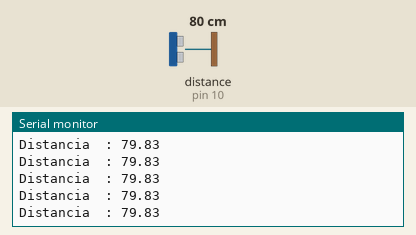
This sketch was run on a simulated Arduino Uno, built with avr-gcc and run on an emulated ATmega328P. On the bench: the last lines printed to the serial monitor. Wiring (inferred from the names in the program): ultrasonic range finder: trigger pin 9; echo pin 10. The test bench sets the inputs (shaded band); at power-on: distance to the obstacle (sensor on pin 10) 80 cm. The echo pulse lasts 58.3 µs per cm.

Above: at 1.2 s.
1.3 s: distance to the obstacle (sensor on pin 10) set to 2 cm
At 2.4 s:
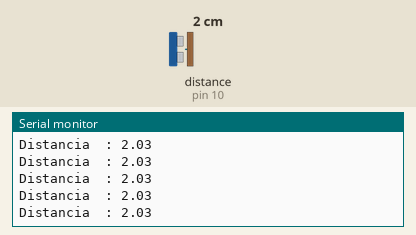
2.8 s: distance to the obstacle (sensor on pin 10) set to 18 cm
At 3.9 s:
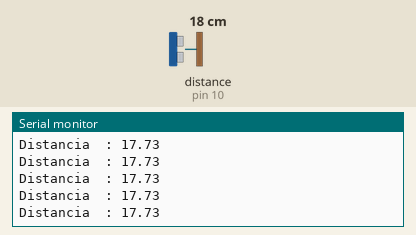
5.8 s: distance to the obstacle (sensor on pin 10) set to 4 cm
At 6.7 s:
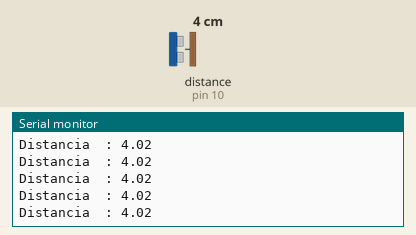
8.8 s: distance to the obstacle (sensor on pin 10) set to 35 cm
At 9.9 s:
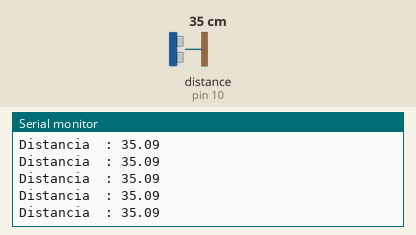
11.8 s: distance to the obstacle (sensor on pin 10) set to 9 cm
At 12.9 s:
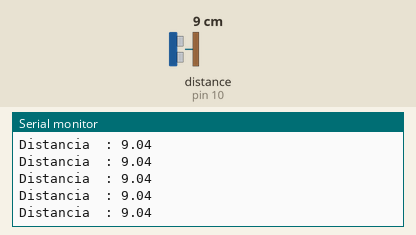
14.8 s: distance to the obstacle (sensor on pin 10) set to 60 cm
At 15.6 s:
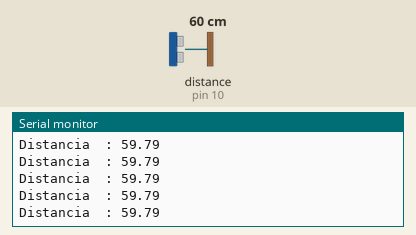
Timing chart, 0 to 17.8 s (numbered marks = the images above; inputs shaded):
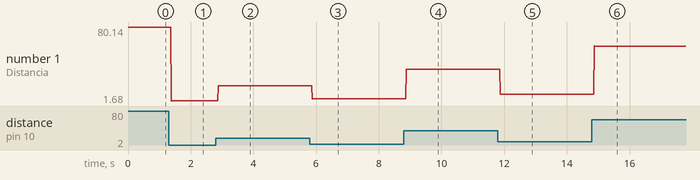

The sketch:

distanciaUltrasonico.ino
```cpp
const int trig=9;
const int echo=10;

void setup() {
  Serial.begin(9600);
  pinMode(trig,OUTPUT);
  pinMode(echo,INPUT);

}

void loop() {
    digitalWrite(trig,LOW);
    delayMicroseconds(2);
    digitalWrite(trig,HIGH);
    delayMicroseconds(10);
    digitalWrite(trig,LOW);
    int duracion=pulseIn(echo,HIGH);
    float distancia=(duracion/2)/29.1;

    Serial.print("Distancia ");
    Serial.print(" : ");
    Serial.println(distancia);

}
```

Measured:
- after the input at 1.3 s, the serial monitor: prints a new line after 0.08 s (image 1)
- after the input at 2.8 s, the serial monitor: prints a new line after 0.08 s (image 2)
- after the input at 5.8 s, the serial monitor: prints a new line after 0.08 s (image 3)
- after the input at 8.8 s, the serial monitor: prints a new line after 0.08 s (image 4)
- after the input at 11.8 s, the serial monitor: prints a new line after 0.07 s (image 5)
- after the input at 14.8 s, the serial monitor: prints a new line after 0.08 s (image 6)
- plotted number 1: 79.83 → 2.03 after the input at 1.3 s, 2.03 → 17.73 after the input at 2.8 s, 17.73 → 4.02 after the input at 5.8 s, 4.02 → 35.09 after the input at 8.8 s, 35.09 → 9.04 after the input at 11.8 s
